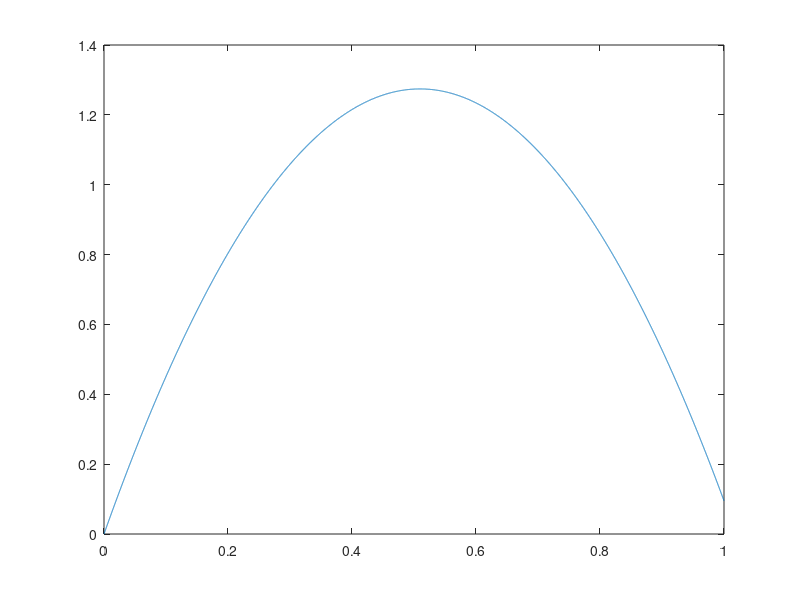

MATLAB code for this plot:
close all;
g = 9.81;
h = 0.1;
v = 5;

t = 0:0.0001:1;

y = v.*t-1/2*g.*t.^2;

maxy = max(y);
i = find(y == maxy);
t(i)
t0 = v/g

plot(t,y)